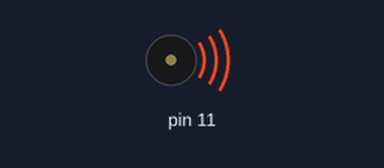
This sketch was run on a simulated Arduino Uno, built with avr-gcc and run on an emulated ATmega328P. On the bench: buzzer (waves = sounding). What the sketch prints to the serial monitor is not drawn. At 10.0 s the program stops and its outputs stay as they are.

Above: at 0.7 s.
Timing chart, 0 to 4.6 s (numbered marks = the images above):
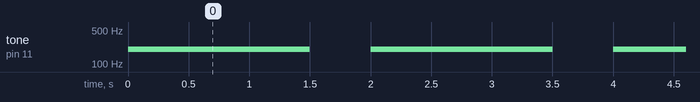

Measured:
- by itself, tone on pin 11: alternates 200 Hz for 1.5 s and silent for 0.50 s

The sketch:

HWL4_NEW_Tone.ino
```cpp
void setup() {
 Serial.begin(9600);
pinMode(11, OUTPUT);

}

void loop() {

for (int i=0; i <= 4; i++){


  Serial.println("Tone sending...");
 //tone(pin,frequency,durantion);
 tone(11, 200,1500);  //play note for 1500ms
 delay(1500);
 Serial.println("Tone done");
 delay(500);
}
while(1);
}
```
